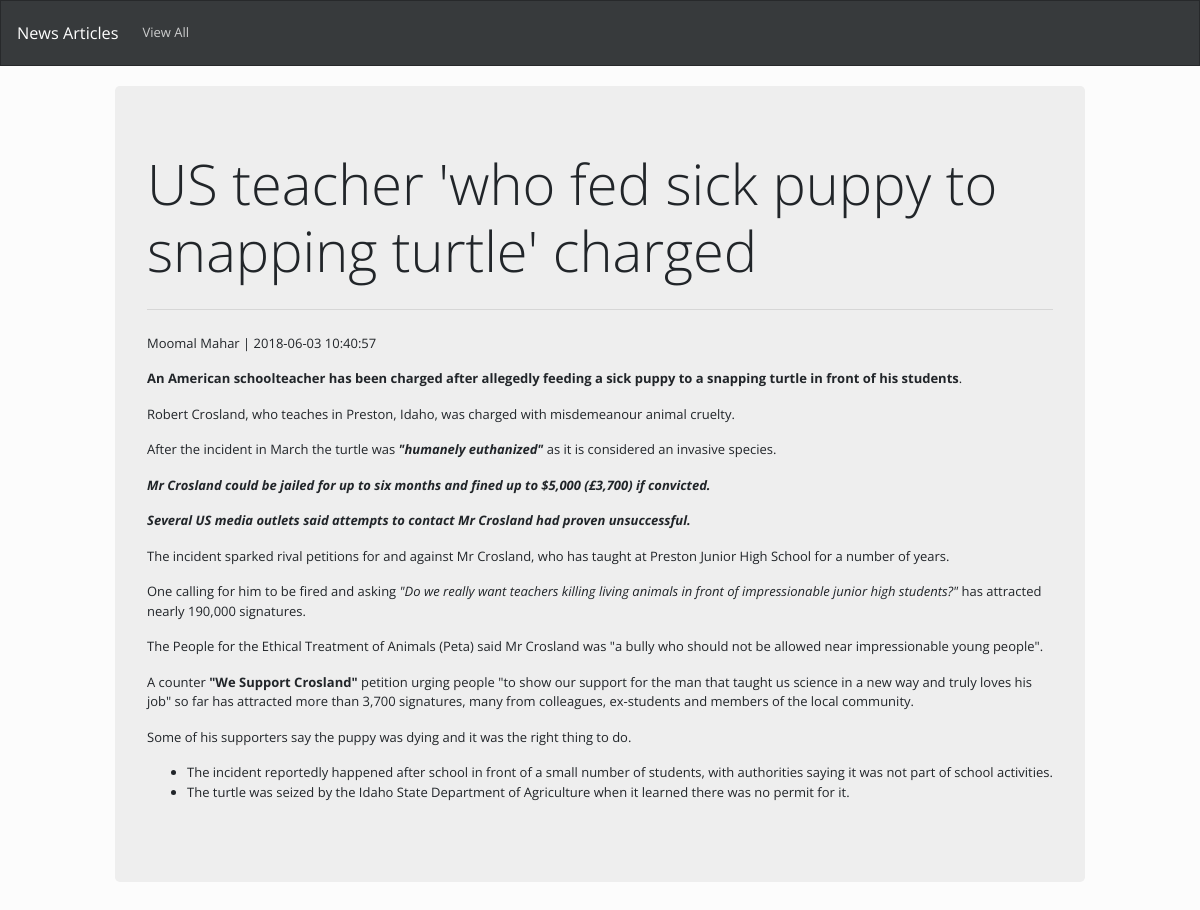
The app's page /article.php?article=5 with its own data.
### tables this page shows
CREATE TABLE `articles` (
  `articleId` int(11) NOT NULL AUTO_INCREMENT,
  `title` text,
  `articleText` longtext,
  `createdAt` datetime DEFAULT CURRENT_TIMESTAMP,
  `createdBy` varchar(50) DEFAULT NULL,
  `isActive` tinyint(4) DEFAULT '0',
  `articleOrder` int(11) DEFAULT NULL,
  PRIMARY KEY (`articleId`)
);

### classes/Config.php (called while the page is built, shortened)
<?php
class Config {
    private $_host = 'localhost';
    private $_username = 'root';
    private $_password = 'root';
    private $_database = 'newsarticledatabase';
    protected $connection;
    public function __construct() {
        if (!isset($this->connection)) {
            $this->connection = new mysqli($this->_host, $this->_username, $this->_password, $this->_database);
        }
        return $this->connection;
    }
}
?>

### classes/Articles.php (called while the page is built, shortened)
<?php
include 'Config.php';
class Articles extends Config {
    public function readAll($table, $rows = '*', $where = null, $order = null, $limit = null) {
        $q = 'SELECT ' . $rows . ' FROM ' . $table;
        if ($where != null)
        {  $q .= ' WHERE ' . $where;}
        $result = $this->connection->query($q);
        if ($result) {
            $rows = array();
            while ($row = $result->fetch_assoc()) {
                $rows[] = $row;
            }
            return $rows;
        } else {
            return false;
        }
    }
    public function escape_string($text) {
        return $this->connection->real_escape_string($text);
    }
}

### article.php (the view, shortened to what this page needs)
<?php
include_once 'layout/header.php';
if (isset($_GET['article']) && $_GET['article'] != '') {
$id = $articles->escape_string($_GET['article']);
$result = $articles->readAll('articles','*','isActive = 1 and articleID =' . $id);
?>
    <div class="container-fluid margintop">
    <div class="row" >
        <div class='col-lg-1' ></div>
        <div class='col-lg-10' >
            <div class="jumbotron">
                <?php
                foreach ($result as $key => $res) {
               echo ' <h4 class="display-4">'.$res['title'] .'</h4>
                    <hr class="my-4">
                   <p>'. $res['createdBy']. ' | '. $res['createdAt']. '</p>
                <p class="lead">'. $res['articleText']. '</p>';
                }?>
            </div>
        </div>
        <div class='col-lg-1' ></div>
    </div>
</div>
    <?php
}
 include 'layout/footer.php';

### layout/header.php (style rules this page uses)
.margintop { margin-top: 20px }

### records on screen
articles: title "US teacher 'who fed sick puppy to snapping turtle' charged", createdBy "Moomal Mahar", createdAt "2018-06-03 10:40:57", articleText "An American schoolteacher has been charged after allegedly feeding a sick puppy to a snapping turtle in front of his students . Robert Crosland, who teaches in Preston, Idaho, was charged with misdemeanour animal cruelty. After the incident in March the turtle was \"humanely euthanized\" as it is considered an invasive species. Mr Crosland could be jailed for up to six months and fined up to $5,000 (£3,700) if convicted. Several US media outlets said attempts to contact Mr Crosland had proven unsuccessful. The incident sparked rival petitions for and against Mr Crosland, who has taught at Preston Junior High School for a number of years. One calling for him to be fired and asking \"Do we…"
